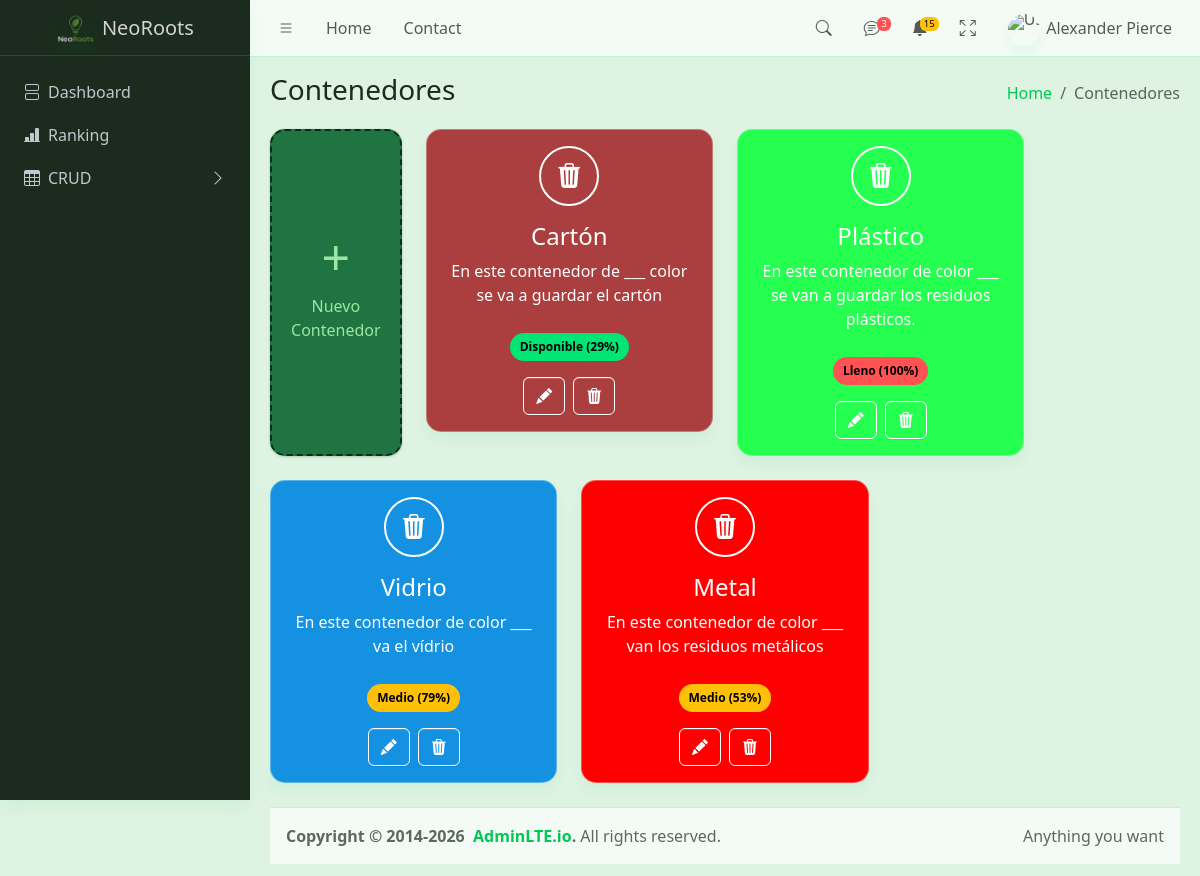
Page /NeoRoots/Dashboard/dist/contenedores.php on the earlier database version.
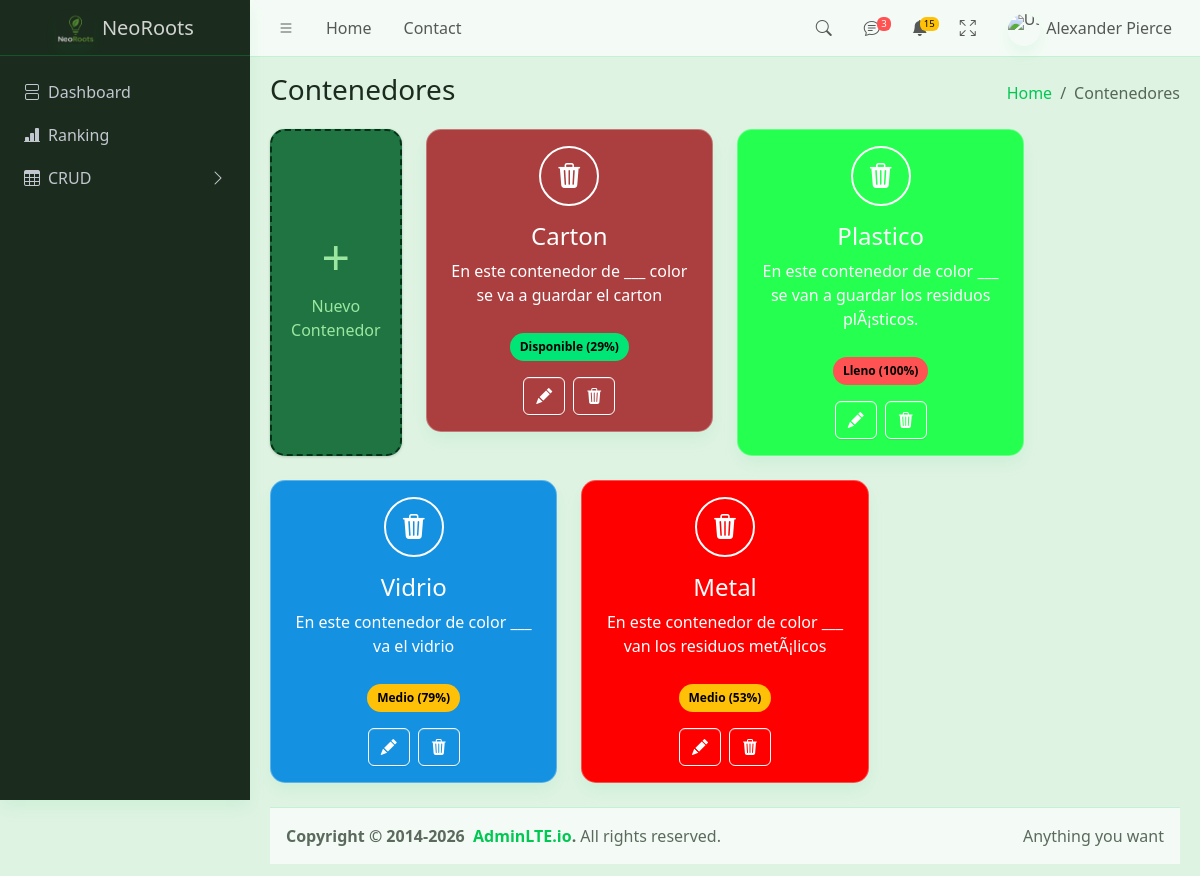
Same page on the later database version.
### tables this page shows
CREATE TABLE `containers` (
  `container_id` int(11) NOT NULL,
  `colour` varchar(7) NOT NULL,
  `waste_type` varchar(255) NOT NULL,
  `description` text NOT NULL
);

### NeoRoots/Dashboard/dist/contenedores.php (the view, shortened to what this page needs)
<!doctype html>
<html lang="en">
  <head>
    <link
      rel="stylesheet"
      href="https://cdn.jsdelivr.net/npm/@fontsource/source-sans-3@5.0.12/index.css"
      media="print"
      onload="this.media = 'all'"
    />
    <link
      rel="stylesheet"
      href="https://cdn.jsdelivr.net/npm/overlayscrollbars@2.11.0/styles/overlayscrollbars.min.css"
    />
    <link
      rel="stylesheet"
      href="https://cdn.jsdelivr.net/npm/bootstrap-icons@1.13.1/font/bootstrap-icons.min.css"
    />
    <link rel="stylesheet" href="./css/adminlte.css" />
    <link
      rel="stylesheet"
      href="https://cdn.jsdelivr.net/npm/apexcharts@3.37.1/dist/apexcharts.css"
    />
    <link
      rel="stylesheet"
      href="https://cdn.jsdelivr.net/npm/jsvectormap@1.5.3/dist/css/jsvectormap.min.css"
    />
  </head>
  <body class="layout-fixed sidebar-expand-lg bg-body-tertiary">
    <div class="app-wrapper">
      <nav class="app-header navbar navbar-expand bg-body">
        <div class="container-fluid">
          <ul class="navbar-nav">
            <li class="nav-item">
              <a class="nav-link" data-lte-toggle="sidebar" href="#" role="button">
                <i class="bi bi-list"></i>
              </a>
            </li>
            <li class="nav-item d-none d-md-block">
              <a href="#" class="nav-link">Home</a>
            </li>
            <li class="nav-item d-none d-md-block">
              <a href="#" class="nav-link">Contact</a>
            </li>
          </ul>
          <ul class="navbar-nav ms-auto">
            <li class="nav-item">
              <a class="nav-link" data-widget="navbar-search" href="#" role="button">
                <i class="bi bi-search"></i>
              </a>
            </li>
            <li class="nav-item dropdown">
              <a class="nav-link" data-bs-toggle="dropdown" href="#">
                <i class="bi bi-chat-text"></i>
                <span class="navbar-badge badge text-bg-danger">3</span>
              </a>
            </li>
            <li class="nav-item dropdown">
              <a class="nav-link" data-bs-toggle="dropdown" href="#">
                <i class="bi bi-bell-fill"></i>
                <span class="navbar-badge badge text-bg-warning">15</span>
              </a>
            </li>
            <li class="nav-item">
              <a class="nav-link" href="#" data-lte-toggle="fullscreen">
                <i data-lte-icon="maximize" class="bi bi-arrows-fullscreen"></i>
              </a>
            </li>
            <li class="nav-item dropdown user-menu">
              <a href="#" class="nav-link dropdown-toggle" data-bs-toggle="dropdown">
                <img
                  src="../assets/img/user2-160x160.jpg"
                  class="user-image rounded-circle shadow"
                  alt="User Image"
                />
                <span class="d-none d-md-inline">Alexander Pierce</span>
              </a>
            </li>
          </ul>
        </div>
      </nav>
      <aside class="app-sidebar bg-body-secondary shadow" data-bs-theme="dark">
        <div class="sidebar-brand">
          <a href="index.php" class="brand-link">
            <img
              src="../../ASSETS/Logos/LogoProyecto.png"
              alt="AdminLTE Logo"
              class="brand-image opacity-75 shadow"
            />
            <span class="brand-text fw-light">NeoRoots</span>
          </a>
        </div>
        <div class="sidebar-wrapper">
          <nav class="mt-2">
            <ul
              class="nav sidebar-menu flex-column"
              data-lte-toggle="treeview"
              role="navigation"
              aria-label="Main navigation"
              data-accordion="false"
              id="navigation"
            >
            <li class="nav-item">
                <a href="index.php" class="nav-link">
                  <i class="bi bi-view-stacked"></i>
                  <p>Dashboard</p>
                </a>
              </li>
              <li class="nav-item">
                <a href="ranking.php" class="nav-link">
                  <i class="bi bi-bar-chart-line-fill"></i>
                  <p>Ranking</p>
                </a>
              </li>
              <li class="nav-item">
                <a href="#" class="nav-link">
                  <i class="bi bi-table"></i>
                  <p>
                    CRUD
                  </p>
                </a>
              </li>
          </nav>
        </div>
      </aside>
      <main class="app-main">
        <div class="app-content-header">
          <div class="container-fluid">
            <div class="row">
              <div class="col-sm-6">
                <h3 class="mb-0">Contenedores</h3>
              </div>
              <div class="col-sm-6">
                <ol class="breadcrumb float-sm-end">
                  <li class="breadcrumb-item"><a href="#">Home</a></li>
                  <li class="breadcrumb-item active" aria-current="page">Contenedores</li>
                </ol>
              </div>
            </div>
          </div>
        </div>
        <div class="app-content">
          <div class="container-fluid">
            <div class="row">
<?php
include './php/db.php';
$result = $conn->query("SELECT * FROM containers");
?>
<?php if($result->num_rows > 0): ?>
<div class="col-md-2 mb-4">
  <div class="card text-center p-2 h-100 d-flex justify-content-center align-items-center" style="
    background: rgb(31, 116, 65);
    border: 2px dashed rgb(0, 51, 21);
    border-radius: 15px;
    cursor: pointer;
    min-height: 140px;
  " data-bs-toggle="modal" data-bs-target="#modalCrear">
    <div>
      <h1 style="font-size:50px; color:#9be7a1;">+</h1>
      <p style="color:#9be7a1;">Nuevo Contenedor</p>
    </div>
  </div>
</div>
<?php while($row = $result->fetch_assoc()):
$bg = $row['colour'];
$hex = str_replace('#', '', $bg);
$r = hexdec(substr($hex, 0, 2));
$g = hexdec(substr($hex, 2, 2));
$b = hexdec(substr($hex, 4, 2));
$luminancia = (0.299 * $r + 0.587 * $g + 0.114 * $b);
$textColor = ($luminancia > 186) ? '#000000' : '#FFFFFF';
$borderColor = ($luminancia > 186) ? 'rgba(0,0,0,0.3)' : 'rgba(255,255,255,0.3)';
$nivel = rand(10, 100);
if($nivel < 40){
  $estado = "Disponible";
  $estadoColor = "#00e676";
} elseif($nivel < 80){
  $estado = "Medio";
  $estadoColor = "#ffc107";
} else {
  $estado = "Lleno";
  $estadoColor = "#ff5252";
}
?>
<div class="col-md-4 mb-4">
  <div class="card shadow" style="
    background: <?= $bg ?>;
    color: <?= $textColor ?>;
    border-radius: 15px;
    border: 1px solid <?= $borderColor ?>;
  ">
    <div class="card-body text-center">
      <div style="
        width:60px;
        height:60px;
        border-radius:50%;
        margin:auto;
        background: <?= $bg ?>;
        border:2px solid <?= $textColor ?>;
        display:flex;
        align-items:center;
        justify-content:center;
        color: <?= $textColor ?>;
        font-size:25px;
      ">
        <i class="bi bi-trash3-fill"></i>
      </div>
      <h4 class="mt-3" style="color: <?= $textColor ?>;">
        <?= $row['waste_type'] ?>
      </h4>
      <p style="color: <?= $textColor ?>;">
        <?= $row['description'] ?>
      </p>
      <div style="
        margin-top:10px;
        padding:5px 10px;
        border-radius:20px;
        display:inline-block;
        background: <?= $estadoColor ?>;
        color:#000;
        font-size:12px;
        font-weight:bold;
      ">
        <?= $estado ?> (<?= $nivel ?>%)
      </div>
      <div class="mt-3 d-flex justify-content-center gap-2">
        <button
          class="btn btnEditar"
          data-id="<?= $row['container_id'] ?>"
          data-colour="<?= $row['colour'] ?>"
          data-type="<?= $row['waste_type'] ?>"
          data-desc="<?= $row['description'] ?>"
          data-bs-toggle="modal"
          data-bs-target="#modalEditar"
          style="
            background: transparent;
            color: <?= $textColor ?>;
            border: 1px solid <?= $textColor ?>;
          ">
          <i class="bi bi-pencil-fill"></i>
        </button>
        <button
          class="btn"
          data-id="<?= $row['container_id'] ?>"
          data-bs-toggle="modal"
          data-bs-target="#modalEliminar"
          style="
            background: transparent;
            color: <?= $textColor ?>;
            border: 1px solid <?= $textColor ?>;
          ">
          <i class="bi bi-trash3-fill"></i>
        </button>
      </div>
    </div>
  </div>
</div>
<?php endwhile; ?>
<?php endif; ?>
</div>
      <footer class="app-footer">
        <div class="float-end d-none d-sm-inline">Anything you want</div>
        <strong>
          Copyright &copy; 2014-2026&nbsp;
          <a href="https://adminlte.io" class="text-decoration-none">AdminLTE.io</a>.
        </strong>
        All rights reserved.
      </footer>
    </div>
  </body>
</html>

Differences in the rows shown:
changed containers: waste_type "Cartón" → "Carton"; description "En este contenedor de ___ color se va a guardar el cartón" → "En este contenedor de ___ color se va a guardar el carton"
changed containers: waste_type "Plástico" → "Plastico"; description "En este contenedor de color ___ se van a guardar los residuos plásticos." → "En este contenedor de color ___ se van a guardar los residuos plÃ¡sticos."
changed containers "Vidrio": description "En este contenedor de color ___ va el vídrio" → "En este contenedor de color ___ va el vidrio"
changed containers "Metal": description "En este contenedor de color ___ van los residuos metálicos" → "En este contenedor de color ___ van los residuos metÃ¡licos"
